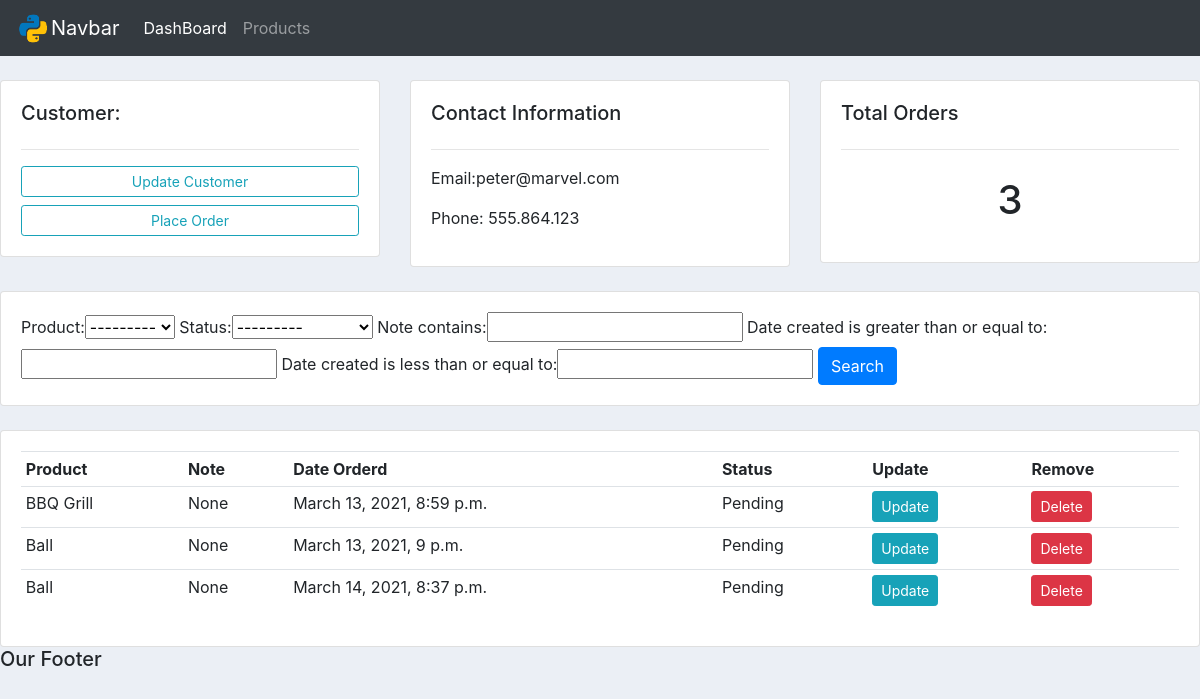
The page /customer/3 on the database as committed earlier.
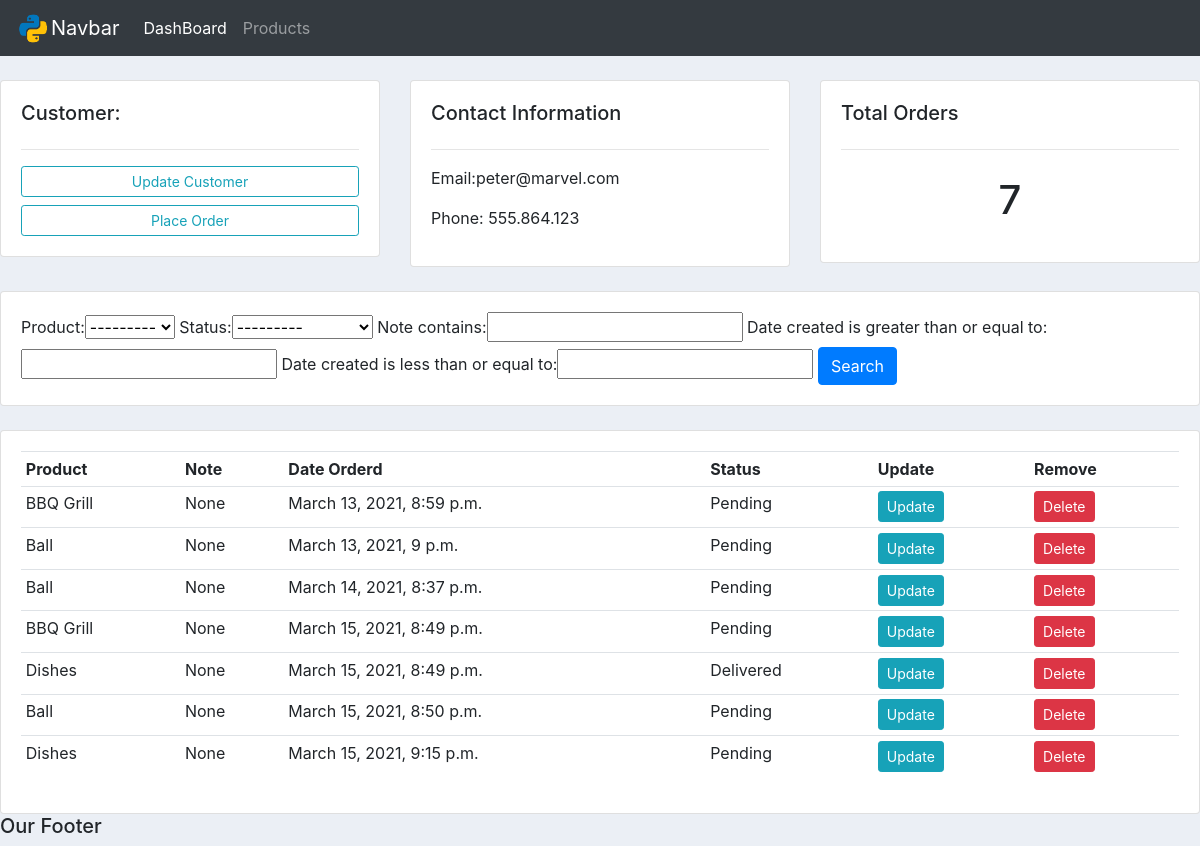
The same page on the database as committed later.
### accounts/models.py (models this page shows, shortened)
class Order(models.Model):
    STATUS =(
        ('Pending','Pending'),
        ('Out for Delivery','Out for Delivery'),
        ('Delivered','Delivered'),
    )
    customer = models.ForeignKey(Customer, null=True, on_delete = models.SET_NULL)
    product = models.ForeignKey(Product, null=True, on_delete = models.SET_NULL)
    date_created = models.DateTimeField(auto_now_add=True, null=True)
    status = models.CharField(max_length=200,null= True, choices=STATUS)
    note = models.CharField(max_length=1000,null= True)

class Product(models.Model):
    CATEGORY =(('Indoor','Indoor'),('Out Door','Out Door'))
    name =  models.CharField(max_length=200, null=True)
    price = models.FloatField(null= True)
    category = models.CharField(max_length=200,null= True, choices=CATEGORY)
    description = models.CharField(max_length=200,null= True,blank=True)
    date_created = models.DateTimeField(auto_now_add=True)
    tags = models.ManyToManyField(Tag)
    def __str__(self):
        return self.name

### accounts/views.py (the view)
# urls.py: path('customer/<str:pk_test>', views.customer,name='customer'),
def customer(request, pk_test):
    customer = Customer.objects.get(id=pk_test)
    orders= customer.order_set.all()
    order_count = orders.count()
    myFilter = OrderFilter(request.GET,queryset=orders)
    orders = myFilter.qs
    context = {'customer':customer, 'orders':orders, 'order_count':order_count,'myFilter':myFilter}
    return render(request, 'accounts/customer.html', context)

### accounts/templates/accounts/customer.html
{% extends 'accounts/main.html' %}
{% block content %}
<br>
<div class="row">
	<div class="col-md">
		<div class="card card-body">
			<h5>Customer:</h5>
			<hr>
			<a class="btn btn-outline-info  btn-sm btn-block" href="">Update Customer</a>
			<a class="btn btn-outline-info  btn-sm btn-block" href="{% url 'create_order' customer.id %}">Place Order</a>
		</div>
	</div>
	<div class="col-md">
		<div class="card card-body">
			<h5>Contact Information</h5>
			<hr>
			<p>Email:{{customer.email}} </p>
			<p>Phone: {{customer.phone}}</p>
		</div>
	</div>
	<div class="col-md">
		<div class="card card-body">
			<h5>Total Orders</h5>
			<hr>
			<h1 style="text-align: center;padding: 10px">{{order_count}}</h1>
		</div>
	</div>
</div>
<br>
<div class="row">
	<div class="col">
		<div class="card card-body">
			<form method="get">
				{{myFilter.form}}
		    <button class="btn btn-primary" type="submit">Search</button>
		  </form>
		</div>
	</div>
</div>
<br>
<div class="row">
	<div class="col-md">
		<div class="card card-body">
			<table class="table table-sm">
				<tr>
					<th>Product</th>
					<th>Note</th>
					<th>Date Orderd</th>
					<th>Status</th>
					<th>Update</th>
					<th>Remove</th>
				</tr>
					{% for order in orders %}
						<tr>
							<td>{{order.product}}</td>
							<td>{{order.note}}</td>
							<td>{{order.date_created}}</td>
							<td>{{order.status}}</td>
							<td>
							    <a class="btn btn-sm btn-info"
							       href="{% url 'update_order' order.id  %}">
								   Update
								</a>
							</td>
						    <td>
							    <a class="btn btn-sm btn-danger"
							       href="{% url 'delete_order' order.id  %}">
								   Delete
								</a>
							</td>
						</tr>
					{% endfor%}
			</table>
		</div>
	</div>
</div>
{% endblock  %}

Rows that differ between the two databases and show on the page:
added Order: product "BBQ Grill", note "None", date_created "March 15, 2021, 8:49 p.m.", status "Pending"
added Order: product "Dishes", note "None", date_created "March 15, 2021, 8:49 p.m.", status "Delivered"
added Order: product "Ball", note "None", date_created "March 15, 2021, 8:50 p.m.", status "Pending"
added Order: product "Dishes", note "None", date_created "March 15, 2021, 9:15 p.m.", status "Pending"
Other text that changed with them:
{{ order_count }}: "3" → "7"
